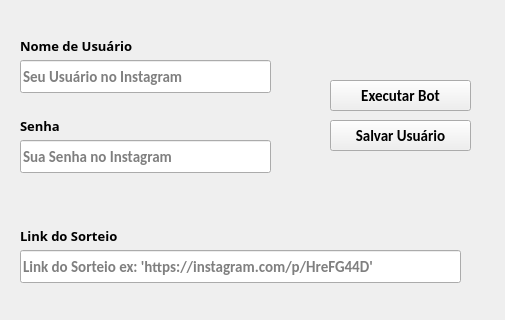
<?xml version="1.0" encoding="UTF-8"?>
<ui version="4.0">
 <class>MainWindow</class>
 <widget class="QMainWindow" name="MainWindow">
  <property name="geometry">
   <rect>
    <x>0</x>
    <y>0</y>
    <width>505</width>
    <height>320</height>
   </rect>
  </property>
  <property name="windowTitle">
   <string>Settings Robo de Pix</string>
  </property>
  <property name="windowIcon">
   <iconset>
    <normaloff>src\icons\icone.ico</normaloff>src\icons\icone.ico</iconset>
  </property>
  <property name="unifiedTitleAndToolBarOnMac">
   <bool>false</bool>
  </property>
  <widget class="QWidget" name="centralwidget">
   <widget class="QPushButton" name="btnExecutar">
    <property name="geometry">
     <rect>
      <x>330</x>
      <y>80</y>
      <width>141</width>
      <height>31</height>
     </rect>
    </property>
    <property name="font">
     <font>
      <family>Calibri</family>
      <pointsize>11</pointsize>
      <weight>75</weight>
      <bold>true</bold>
     </font>
    </property>
    <property name="text">
     <string>Executar Bot</string>
    </property>
   </widget>
   <widget class="QLabel" name="lblUsername">
    <property name="geometry">
     <rect>
      <x>20</x>
      <y>30</y>
      <width>131</width>
      <height>31</height>
     </rect>
    </property>
    <property name="font">
     <font>
      <family>Square721 Cn BT</family>
      <pointsize>10</pointsize>
      <weight>75</weight>
      <bold>true</bold>
     </font>
    </property>
    <property name="text">
     <string>Nome de Usuário</string>
    </property>
    <property name="textFormat">
     <enum>Qt::AutoText</enum>
    </property>
   </widget>
   <widget class="QLabel" name="lblPassword">
    <property name="geometry">
     <rect>
      <x>20</x>
      <y>110</y>
      <width>71</width>
      <height>31</height>
     </rect>
    </property>
    <property name="font">
     <font>
      <family>Square721 Cn BT</family>
      <pointsize>10</pointsize>
      <weight>75</weight>
      <bold>true</bold>
     </font>
    </property>
    <property name="text">
     <string>Senha</string>
    </property>
    <property name="textFormat">
     <enum>Qt::AutoText</enum>
    </property>
   </widget>
   <widget class="QPushButton" name="btnSalvar">
    <property name="geometry">
     <rect>
      <x>330</x>
      <y>120</y>
      <width>141</width>
      <height>31</height>
     </rect>
    </property>
    <property name="font">
     <font>
      <family>Calibri</family>
      <pointsize>11</pointsize>
      <weight>75</weight>
      <bold>true</bold>
     </font>
    </property>
    <property name="text">
     <string>Salvar Usuário</string>
    </property>
   </widget>
   <widget class="QLabel" name="lblLink">
    <property name="geometry">
     <rect>
      <x>20</x>
      <y>220</y>
      <width>131</width>
      <height>31</height>
     </rect>
    </property>
    <property name="font">
     <font>
      <family>Square721 Cn BT</family>
      <pointsize>10</pointsize>
      <weight>75</weight>
      <bold>true</bold>
     </font>
    </property>
    <property name="text">
     <string>Link do Sorteio</string>
    </property>
    <property name="textFormat">
     <enum>Qt::AutoText</enum>
    </property>
   </widget>
   <widget class="QLineEdit" name="username">
    <property name="geometry">
     <rect>
      <x>20</x>
      <y>60</y>
      <width>251</width>
      <height>33</height>
     </rect>
    </property>
    <property name="font">
     <font>
      <family>Calibri</family>
      <pointsize>11</pointsize>
      <weight>75</weight>
      <bold>true</bold>
     </font>
    </property>
    <property name="acceptDrops">
     <bool>false</bool>
    </property>
    <property name="inputMethodHints">
     <set>Qt::ImhHiddenText</set>
    </property>
    <property name="placeholderText">
     <string>Seu Usuário no Instagram</string>
    </property>
   </widget>
   <widget class="QLineEdit" name="password">
    <property name="geometry">
     <rect>
      <x>20</x>
      <y>140</y>
      <width>251</width>
      <height>33</height>
     </rect>
    </property>
    <property name="font">
     <font>
      <family>Calibri</family>
      <pointsize>11</pointsize>
      <weight>75</weight>
      <bold>true</bold>
     </font>
    </property>
    <property name="acceptDrops">
     <bool>false</bool>
    </property>
    <property name="inputMethodHints">
     <set>Qt::ImhHiddenText</set>
    </property>
    <property name="placeholderText">
     <string>Sua Senha no Instagram</string>
    </property>
   </widget>
   <widget class="QLineEdit" name="link_sorteio">
    <property name="geometry">
     <rect>
      <x>20</x>
      <y>250</y>
      <width>441</width>
      <height>33</height>
     </rect>
    </property>
    <property name="font">
     <font>
      <family>Calibri</family>
      <pointsize>11</pointsize>
      <weight>75</weight>
      <bold>true</bold>
     </font>
    </property>
    <property name="acceptDrops">
     <bool>false</bool>
    </property>
    <property name="inputMethodHints">
     <set>Qt::ImhHiddenText</set>
    </property>
    <property name="placeholderText">
     <string>Link do Sorteio ex: 'https://instagram.com/p/HreFG44D'</string>
    </property>
   </widget>
  </widget>
 </widget>
 <resources/>
 <connections/>
</ui>
